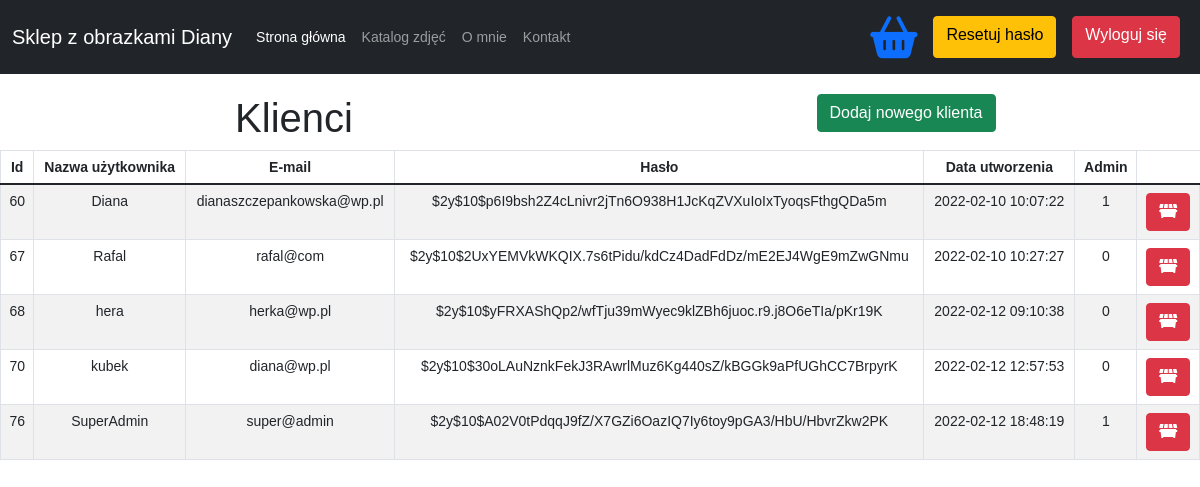
The app's page /admin/user_table/users_file.php with its own data.
### tables this page shows
CREATE TABLE `users` (
  `id` int NOT NULL AUTO_INCREMENT,
  `username` varchar(50) NOT NULL,
  `email` varchar(255) NOT NULL,
  `password` varchar(255) NOT NULL,
  `created_at` datetime DEFAULT CURRENT_TIMESTAMP,
  `administrator` int DEFAULT NULL,
  PRIMARY KEY (`id`),
  UNIQUE KEY `username` (`username`)
);

### db/DbService.php (called while the page is built, shortened)
<?php
class DbService
{
    public static function getUsers()
    {
        return "SELECT id, username, email, password, created_at, administrator FROM users";
    }
}

### admin/user_table/Users.php (called while the page is built, shortened)
<?php
require_once($_SERVER['DOCUMENT_ROOT'] . "/db/DbService.php");
class Users
{
    public function getUsers(mysqli $mysqli)
    {
        $sql = DbService::getUsers();
        $result = $mysqli->query($sql);
        $rows = $result->fetch_all(MYSQLI_ASSOC);
        return $rows;
    }
}

### admin/user_table/users_file.php (the view, shortened to what this page needs)
<?php
require_once $_SERVER['DOCUMENT_ROOT'] . "/db/db_connection.php";
require_once $_SERVER['DOCUMENT_ROOT'] . "/db/DbService.php";
require_once "Users.php";
global $mysqli;
$users = new Users();
$allUsers = $users->getUsers($mysqli);
?>
<!DOCTYPE html>
<html lang="pl">
<head>
    <?php require_once $_SERVER['DOCUMENT_ROOT'] . "/lib/libraries.php" ?>
</head>
<body>
<nav class="navbar navbar-expand-lg navbar-dark bg-dark">
    <?php require_once $_SERVER['DOCUMENT_ROOT'] . "/lib/header.php" ?>
</nav>
<div class="content" id="page-wrapper">
    <div class="row">
        <div class="col-lg-6">
            <h1 class="page-header">Klienci</h1>
        </div>
        <div class="col-lg-6">
            <div class="page-action-links text-right">
                <a href="add_user.php?operation=create" class="btn btn-success"> Dodaj nowego klienta</a>
            </div>
        </div>
    </div>
    <table class="table table-striped table-bordered table-condensed">
        <thead>
        <tr>
            <th scope="col">Id</th>
            <th scope="col">Nazwa użytkownika</th>
            <th scope="col">E-mail</th>
            <th scope="col">Hasło</th>
            <th scope="col">Data utworzenia</th>
            <th scope="col">Admin</th>
        </tr>
        </thead>
        <tbody>
        <?php foreach ($allUsers as $row): ?>
            <tr>
                <td><?php echo $row['id']; ?></td>
                <td><?php echo($row['username']); ?></td>
                <td><?php echo($row['email']); ?></td>
                <td><?php echo($row['password']); ?></td>
                <td><?php echo($row['created_at']); ?></td>
                <td><?php echo($row['administrator']); ?></td>
                <td>
                    <a href="delete_user.php?user_id=<?php echo $row['id']; ?>" class="btn btn-danger delete_btn"><i class="fa-solid fa-dumpster"></i></a>
                </td>
            </tr>
        <?php endforeach; ?>
        </tbody>
    </table>
</div>
</body>
</html>

### lib/libraries.php (style rules this page uses)
body { font: 14px sans-serif; text-align: center; }

### admin/user_table/users_file.php (style rules this page uses)
.content { margin: auto; margin-top: 20px; }

### records on screen
users: id "60", username "Diana", email "dianaszczepankowska@wp.pl", password "$2y$10$p6I9bsh2Z4cLnivr2jTn6O938H1JcKqZVXuIoIxTyoqsFthgQDa5m", created_at "2022-02-10 10:07:22", administrator "1"
users: id "67", username "Rafal", email "rafal@com", password "$2y$10$2UxYEMVkWKQIX.7s6tPidu/kdCz4DadFdDz/mE2EJ4WgE9mZwGNmu", created_at "2022-02-10 10:27:27", administrator "0"
users: id "68", username "hera", email "herka@wp.pl", password "$2y$10$yFRXAShQp2/wfTju39mWyec9klZBh6juoc.r9.j8O6eTIa/pKr19K", created_at "2022-02-12 09:10:38", administrator "0"
users: id "70", username "kubek", email "diana@wp.pl", password "$2y$10$30oLAuNznkFekJ3RAwrlMuz6Kg440sZ/kBGGk9aPfUGhCC7BrpyrK", created_at "2022-02-12 12:57:53", administrator "0"
users: id "76", username "SuperAdmin", email "super@admin", password "$2y$10$A02V0tPdqqJ9fZ/X7GZi6OazIQ7Iy6toy9pGA3/HbU/HbvrZkw2PK", created_at "2022-02-12 18:48:19", administrator "1"
